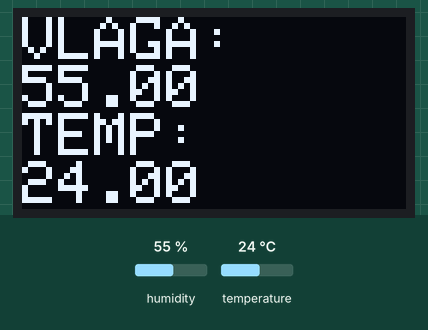
Bench run of a sketch on a simulated Arduino Uno, built with avr-gcc and run on an emulated ATmega328P. Parts: 128×64 one-colour display. The test bench sets the inputs (shaded band); at power-on: humidity 55 %, temperature 24 °C. The display library's start-up logo is not drawn.

Above: at 1.2 s.
1.3 s: humidity set to 22 %
At 6.6 s:
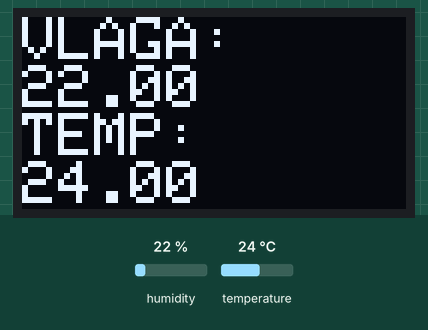
7.3 s: temperature set to 12 °C
At 11.1 s:
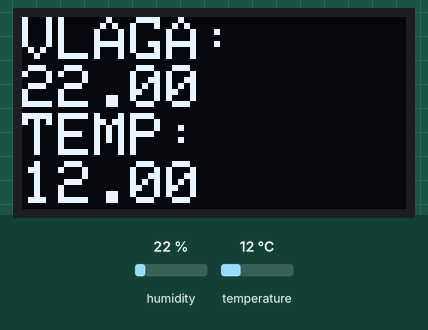
13.3 s: humidity set to 40 %
At 15.7 s:
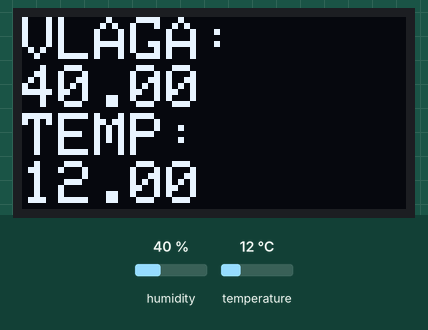
19.3 s: temperature set to 19 °C
At 21.4 s:
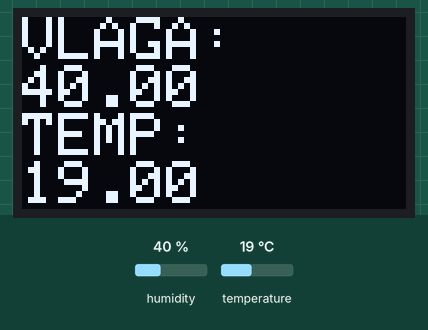
Timing chart, 0 to 22.9 s (numbered marks = the images above; inputs shaded):
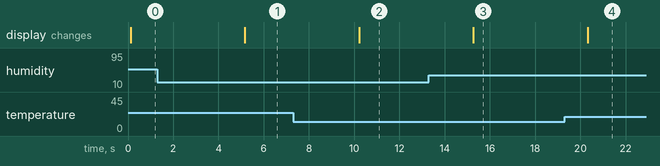

Measured:
- after the input at 1.3 s, the display: changes after 3.9 s (image 1)
- after the input at 7.3 s, the display: changes after 2.9 s (image 2)
- after the input at 13.3 s, the display: changes after 2.0 s (image 3)
- after the input at 19.3 s, the display: changes after 1.0 s (image 4)

The sketch:

sketch_aug15a.ino
```cpp
#include <SPI.h>
#include <Wire.h>
#include <Adafruit_GFX.h>
#include <Adafruit_SSD1306.h>
#include <dht.h>
#define dht_apin A0

dht DHT;

#define SCREEN_WIDTH 128 // OLED display width, in pixels
#define SCREEN_HEIGHT 64 // OLED display height, in pixels

// Declaration for SSD1306 display connected using software SPI (default case):
#define OLED_MOSI   9
#define OLED_CLK   10
#define OLED_DC    11
#define OLED_CS    12
#define OLED_RESET 13
Adafruit_SSD1306 display(SCREEN_WIDTH, SCREEN_HEIGHT,
  OLED_MOSI, OLED_CLK, OLED_DC, OLED_RESET, OLED_CS);

// 'eeworldonlineblack-135x45', 130x45px
const unsigned char epd_bitmap_eeworldonlineblack_135x45 [] PROGMEM = {
  0xff, 0xff, 0xff, 0xff, 0xff, 0xff, 0xff, 0xff, 0xff, 0xff, 0xff, 0xff, 0xfc, 0x1f, 0xff, 0xf8,
  0x00, 0xff, 0xff, 0xff, 0xff, 0xff, 0xff, 0xff, 0xff, 0xff, 0xff, 0xff, 0xff, 0xfc, 0x1f, 0xff,
  0xf8, 0x00, 0xff, 0xff, 0xff, 0xff, 0xff, 0xff, 0xff, 0xff, 0xff, 0xff, 0xff, 0xff, 0xfc, 0x1f,
  0xff, 0xf8, 0x00, 0xff, 0xff, 0xff, 0xff, 0xff, 0xff, 0xff, 0xff, 0xff, 0xff, 0xff, 0xff, 0xfc,
  0x1f, 0xff, 0xf8, 0x00, 0xff, 0xff, 0xff, 0xff, 0xff, 0xff, 0xff, 0xff, 0xff, 0xff, 0xff, 0xff,
  0xfc, 0x1f, 0xff, 0xf8, 0x00, 0xff, 0xff, 0xff, 0xff, 0xff, 0xff, 0xff, 0xff, 0xff, 0xff, 0xff,
  0xff, 0xfc, 0x1f, 0xff, 0xf8, 0x00, 0xff, 0xff, 0xff, 0xff, 0xff, 0xff, 0xff, 0xff, 0xff, 0xff,
  0xff, 0xff, 0xfc, 0x1f, 0xff, 0xf8, 0x00, 0xff, 0xff, 0xff, 0xff, 0xff, 0xff, 0xff, 0xff, 0xff,
  0xff, 0xff, 0xff, 0xfc, 0x1f, 0xff, 0xf8, 0x00, 0xff, 0xff, 0xff, 0xff, 0xff, 0xff, 0xff, 0xff,
  0xff, 0xff, 0xff, 0xff, 0xfc, 0x1f, 0xff, 0xf8, 0x00, 0xff, 0xff, 0xff, 0xff, 0xff, 0xff, 0xff,
  0xff, 0xff, 0xff, 0xff, 0xff, 0xfc, 0x1f, 0xff, 0xf8, 0x00, 0xe0, 0x00, 0x60, 0x00, 0x67, 0xf8,
  0x1f, 0xc1, 0xf8, 0x00, 0x3f, 0x06, 0x0c, 0x1f, 0xe0, 0x18, 0x00, 0xe0, 0x00, 0x60, 0x00, 0x67,
  0xf0, 0x1f, 0xc1, 0xe0, 0x00, 0x1f, 0x04, 0x0c, 0x1f, 0x80, 0x00, 0x00, 0xe0, 0x00, 0x60, 0x00,
  0x47, 0xf0, 0x1f, 0xc1, 0xe0, 0x00, 0x0f, 0x00, 0x0c, 0x1f, 0x00, 0x00, 0x00, 0xe1, 0xff, 0xe1,
  0xff, 0xc3, 0xf0, 0x1f, 0xc1, 0xc0, 0x00, 0x0f, 0x00, 0x0c, 0x1f, 0x00, 0x00, 0x00, 0xe3, 0xff,
  0xe1, 0xff, 0xc3, 0xf0, 0x0f, 0xc3, 0xc0, 0x00, 0x07, 0x00, 0x0c, 0x1e, 0x00, 0x00, 0x00, 0xe3,
  0xff, 0xe3, 0xff, 0xc3, 0xe0, 0x0f, 0x83, 0xc1, 0xfe, 0x07, 0x03, 0xfc, 0x1e, 0x07, 0xf0, 0x00,
  0xc3, 0xff, 0xe3, 0xff, 0xc3, 0xe0, 0x0f, 0x83, 0xc1, 0xff, 0x07, 0x07, 0xfc, 0x1e, 0x0f, 0xf8,
  0x00, 0xc3, 0xff, 0xc3, 0xff, 0xc3, 0xe1, 0x0f, 0x83, 0x83, 0xff, 0x07, 0x07, 0xfc, 0x1e, 0x0f,
  0xf8, 0x00, 0xc3, 0xff, 0xc3, 0xff, 0xc1, 0xe1, 0x07, 0x87, 0x83, 0xff, 0x07, 0x07, 0xfc, 0x1e,
  0x0f, 0xf8, 0x00, 0xc3, 0xff, 0xc3, 0xff, 0xc1, 0xe1, 0x07, 0x87, 0x83, 0xff, 0x07, 0x07, 0xfc,
  0x1e, 0x0f, 0xf8, 0x00, 0xc0, 0x00, 0xc0, 0x00, 0xc1, 0xc1, 0x87, 0x07, 0x83, 0xff, 0x07, 0x07,
  0xfc, 0x1e, 0x0f, 0xf8, 0x00, 0xc0, 0x00, 0xc0, 0x00, 0xe1, 0xc1, 0x87, 0x07, 0x83, 0xff, 0x07,
  0x07, 0xfc, 0x1e, 0x0f, 0xf8, 0x00, 0xc0, 0x00, 0xc0, 0x00, 0xe0, 0xc3, 0x87, 0x07, 0x83, 0xff,
  0x07, 0x07, 0xfc, 0x1e, 0x0f, 0xf8, 0x00, 0x80, 0x01, 0xc0, 0x01, 0xe0, 0xc3, 0x83, 0x0f, 0x83,
  0xff, 0x07, 0x07, 0xfc, 0x1e, 0x0f, 0xf8, 0x00, 0x87, 0xff, 0x87, 0xff, 0xe0, 0xc3, 0xc3, 0x0f,
  0x83, 0xff, 0x07, 0x07, 0xfc, 0x1e, 0x0f, 0xf8, 0x00, 0x87, 0xff, 0x87, 0xff, 0xf0, 0x83, 0xc2,
  0x0f, 0x83, 0xff, 0x07, 0x07, 0xfc, 0x1e, 0x0f, 0xf8, 0x00, 0x87, 0xff, 0x87, 0xff, 0xf0, 0x87,
  0xc2, 0x0f, 0x83, 0xff, 0x07, 0x07, 0xfc, 0x1e, 0x0f, 0xf8, 0x00, 0x8f, 0xff, 0x87, 0xff, 0xf0,
  0x07, 0xc2, 0x1f, 0xc1, 0xff, 0x07, 0x07, 0xfc, 0x1e, 0x0f, 0xf8, 0x00, 0x8f, 0xff, 0x87, 0xff,
  0xf0, 0x07, 0xc0, 0x1f, 0xc1, 0xfe, 0x07, 0x07, 0xfc, 0x1e, 0x07, 0xf0, 0x00, 0x8f, 0xff, 0x8f,
  0xff, 0xf0, 0x07, 0xe0, 0x1f, 0xc0, 0x00, 0x07, 0x07, 0xfc, 0x1e, 0x00, 0x00, 0x00, 0x00, 0x03,
  0x80, 0x03, 0xf8, 0x0f, 0xe0, 0x1f, 0xc0, 0x00, 0x0f, 0x07, 0xfc, 0x1f, 0x00, 0x00, 0x00, 0x00,
  0x03, 0x80, 0x01, 0xf8, 0x0f, 0xe0, 0x1f, 0xe0, 0x00, 0x0f, 0x07, 0xfc, 0x1f, 0x00, 0x00, 0x00,
  0x00, 0x03, 0x00, 0x03, 0xf8, 0x0f, 0xe0, 0x3f, 0xf0, 0x00, 0x1f, 0x07, 0xfc, 0x1f, 0x80, 0x08,
  0x00, 0x00, 0x03, 0x00, 0x03, 0xf8, 0x0f, 0xf0, 0x3f, 0xf8, 0x00, 0x7f, 0x07, 0xfc, 0x1f, 0xe0,
  0x3c, 0x00, 0xff, 0xff, 0xff, 0xff, 0xff, 0xff, 0xff, 0xff, 0xff, 0xff, 0xff, 0xff, 0xff, 0xff,
  0xff, 0xff, 0xc0, 0xff, 0xff, 0xff, 0xff, 0xff, 0xff, 0xff, 0xff, 0xff, 0xff, 0xff, 0xff, 0xff,
  0xff, 0xff, 0xff, 0xc0, 0xff, 0xff, 0xff, 0xff, 0xff, 0xff, 0xff, 0x83, 0xff, 0x7d, 0xfe, 0x7f,
  0xf7, 0xfb, 0xef, 0xf0, 0x00, 0xff, 0xff, 0xff, 0xff, 0xff, 0xff, 0xff, 0x7d, 0xff, 0x3d, 0xfe,
  0x7f, 0xf7, 0xf9, 0xef, 0xf7, 0xc0, 0xff, 0xff, 0xff, 0xff, 0xff, 0xff, 0xff, 0x7e, 0xff, 0x5d,
  0xfe, 0x7f, 0xf7, 0xfa, 0xef, 0xf7, 0xc0, 0xff, 0xff, 0xff, 0xff, 0xff, 0xff, 0xfe, 0xfe, 0xff,
  0x4d, 0xfe, 0x7f, 0xf7, 0xfa, 0xef, 0xf3, 0xc0, 0xff, 0xff, 0xff, 0xff, 0xff, 0xff, 0xfe, 0xfe,
  0xff, 0x6d, 0xfe, 0x7f, 0xf7, 0xfb, 0x6f, 0xf0, 0x40, 0xff, 0xff, 0xff, 0xff, 0xff, 0xff, 0xfe,
  0xfe, 0xff, 0x75, 0xfe, 0x7f, 0xf7, 0xfb, 0xaf, 0xf7, 0xc0, 0xff, 0xff, 0xff, 0xff, 0xff, 0xff,
  0xff, 0x7e, 0xff, 0x71, 0xfe, 0x7f, 0xf7, 0xfb, 0x8f, 0xf7, 0xc0, 0xff, 0xff, 0xff, 0xff, 0xff,
  0xff, 0xff, 0x3d, 0xff, 0x79, 0xfe, 0x7f, 0xf7, 0xfb, 0xcf, 0xf7, 0xc0, 0xff, 0xff, 0xff, 0xff,
  0xff, 0xff, 0xff, 0x83, 0xff, 0x7d, 0xff, 0x0f, 0xf7, 0xfb, 0xef, 0xf8, 0x00
};

// Array of all bitmaps for convenience. (Total bytes used to store images in PROGMEM = 784)
const int epd_bitmap_allArray_LEN = 1;
const unsigned char* epd_bitmap_allArray[1] = {
  epd_bitmap_eeworldonlineblack_135x45
};

void setup() {
Serial.begin(9600);
display.begin(SSD1306_SWITCHCAPVCC);
display.display();
}

void loop() {
temperatura();
}

void temperatura(){
  DHT.read11(dht_apin);
  display.clearDisplay();
  display.setTextSize(2);
  display.setTextColor(SSD1306_WHITE);
  display.setCursor(0, 0);
  display.println("VLAGA: ");
  display.println(DHT.humidity);

  display.println("TEMP: ");
  display.println(DHT.temperature);
  display.display();
  delay(5000);
  }
```
